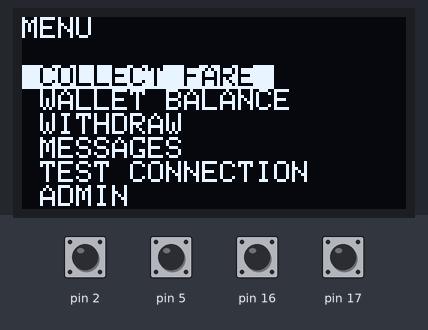
The sketch below on a simulated Arduino Uno, built with avr-gcc and run on an emulated ATmega328P. Parts: 128×64 one-colour display. The test bench sets the inputs (shaded band); at power-on: pin 2, pin 5, pin 16, pin 17 HIGH.

Above: at 3.2 s.
3.3 s: pin 2 pulled LOW for 1 s
At 5.0 s:
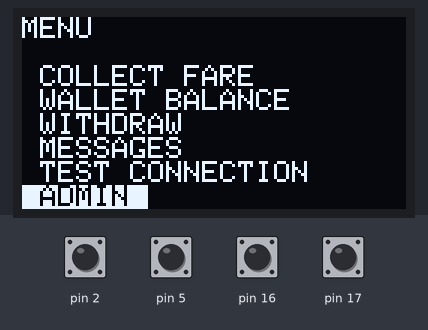
6.0 s: pin 16 pulled LOW for 0.15 s
At 7.2 s:
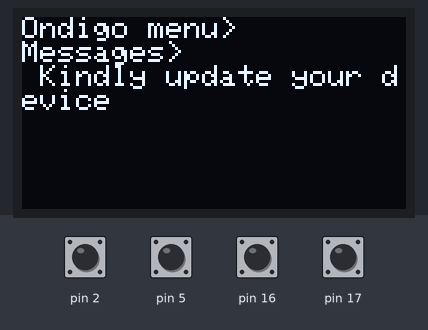
7.6 s: pin 5 pulled LOW for 0.15 s
At 8.8 s:
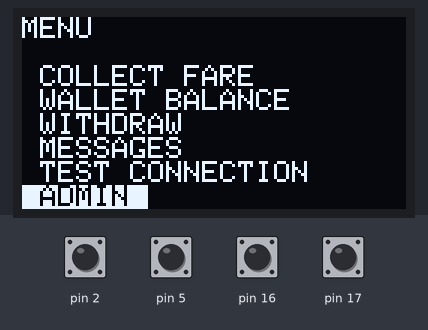
9.2 s: pin 2 pulled LOW for 0.15 s
At 10.6 s:
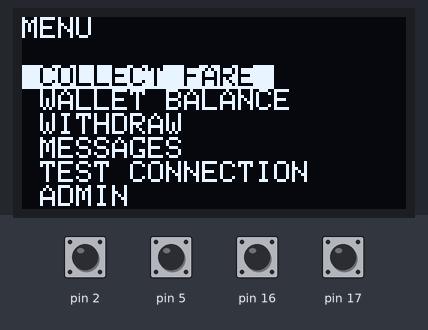
10.9 s: pin 16 pulled LOW for 1 s
At 11.3 s:
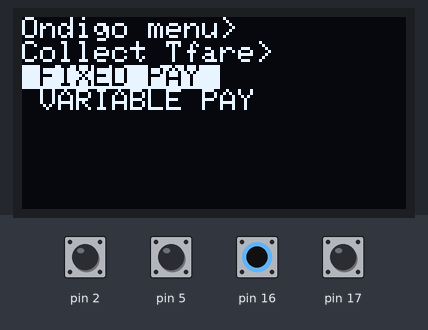
13.4 s: pin 17 pulled LOW for 0.15 s
At 14.3 s:
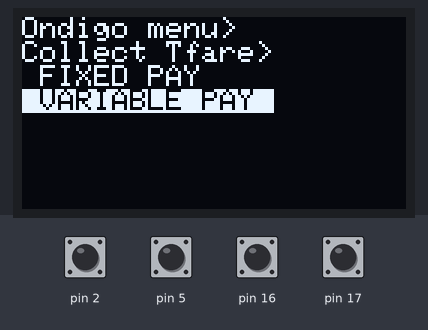
Timing chart, 0 to 16.1 s (numbered marks = the images above; inputs shaded):
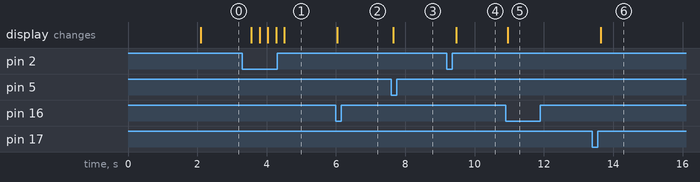

The sketch:

menu_test.ino
```cpp
#include <SPI.h>
#include <Wire.h>
#include <Adafruit_GFX.h>
#include <Adafruit_SSD1306.h>

#define SCREEN_WIDTH 128 // OLED display width, in pixels
#define SCREEN_HEIGHT 64 // OLED display height, in pixels
#define OLED_RESET     4 // Reset pin # (or -1 if sharing Arduino reset pin)
#define SCREEN_ADDRESS 0x3C ///< See datasheet for Address; 0x3D for 128x64, 0x3C for 128x32
Adafruit_SSD1306 display(SCREEN_WIDTH, SCREEN_HEIGHT, &Wire, OLED_RESET);

int selected = 0;
int entered = -1;
int selectedTfare = 0;
int enteredTfare = -1;

void displaymenu(void) {

  int down = digitalRead(17);
  int up = digitalRead(2);
  int enter = digitalRead(16);
  int back = digitalRead(5);

  if (up == LOW && down == LOW) {
  };
  if (up == LOW) {
    selected = (selected + 1)  % 6; // Adjust 7 to the total number of menu items;
    selectedTfare = (selectedTfare + 1)  % 2; // Adjust 7 to the total number of menu items;
    delay(200);
  };
  if (down == LOW) {
    selected = (selected - 1 + 6) % 6; // Adjust 7 to the total number of menu items;
    selectedTfare = (selectedTfare - 1 + 2) % 2; // Adjust 7 to the total number of menu items;
    delay(200);
  };
  if (enter == LOW) {
    entered = selected;
    enteredTfare = selectedTfare;
  };
  if (back == LOW) {
    entered = -1;
    enteredTfare = -1;
  };


  const char *options[7] = {
    " COLLECT FARE ",
    " WALLET BALANCE ",
    " WITHDRAW ",
    " MESSAGES ",
    " TEST CONNECTION ",
    " ADMIN ",
    " SETTINGS "
  };

    const char *collectFareOptions[2] = {
    " FIXED PAY ",
    " VARIABLE PAY ",
  };

  //int collectFareSelected = 0;

  if (entered == -1) {
    display.clearDisplay();
    display.setTextSize(1);
    display.setTextColor(SSD1306_WHITE);
    display.setCursor(0, 0);
    display.println(F("MENU"));
    display.println("");

    for (int i = 0; i < 7; i++) {
      if (i == selected) {
        display.setTextColor(SSD1306_BLACK, SSD1306_WHITE);
        display.println(options[i]);
      } else if (i != selected) {
        display.setTextColor(SSD1306_WHITE);
        display.println(options[i]);
      }
    }
  }


  else if (entered == 0) {
   // selected =  0;
    display.clearDisplay();
    display.setTextSize(1);
    display.setTextColor(SSD1306_WHITE);
    display.setCursor(0, 0);
    display.println(F("Ondigo menu>"));
    display.println("Collect Tfare>");
    display.setTextColor(SSD1306_WHITE);
    display.setTextSize(1);

  for (int i = 0; i < 2; i++) {
      if (i == selectedTfare ) {
        display.setTextColor(SSD1306_BLACK, SSD1306_WHITE);
        display.println(collectFareOptions[i]);
      }
      else if (i != selectedTfare) {
        display.setTextColor(SSD1306_WHITE);
        display.println(collectFareOptions[i]);
      }

    }
  }
  //selected =  0;

  else if (enteredTfare == -1) {
    display.clearDisplay();
    display.setTextSize(1);
    display.setTextColor(SSD1306_WHITE);
    display.setCursor(0, 0);
    display.println(F("Ondigo menu>"));
    display.println("Current wallet balance>");
    display.setTextColor(SSD1306_WHITE);
    display.setTextSize(2);
    display.println(" NGN10,000 ");
  }

  else if (enteredTfare == 0) {
    display.clearDisplay();
    display.setTextSize(1);
    display.setTextColor(SSD1306_WHITE);
    display.setCursor(0, 0);
    display.println(F("Ondigo menu>"));
    display.println("Enter amount to withdraw>");
    display.setTextColor(SSD1306_WHITE);
    display.setTextSize(2);
    display.println(" NGN5000 ");

  }


   else if (entered == 3) {
    display.clearDisplay();
    display.setTextSize(1);
    display.setTextColor(SSD1306_WHITE);
    display.setCursor(0, 0);
    display.println(F("Ondigo menu>"));
    display.println("Signal Strength>");
    display.setTextColor(SSD1306_WHITE);
    display.setTextSize(2);
    display.println("100%");

  }

  else if (entered == 4) {
    display.clearDisplay();
    display.setTextSize(1);
    display.setTextColor(SSD1306_WHITE);
    display.setCursor(0, 0);
    display.println(F("Ondigo menu>"));
    display.println("Admin Settings>");
    display.setTextColor(SSD1306_WHITE);
    display.setTextSize(1);
    display.println(" 1. Recent Transactions");
    display.println(" 2. Withdrawal Log ");
    display.println(" 3. Pending transactions ");
    display.println(" 4. Update software ");

  }

  else if (entered == 5) {
    display.clearDisplay();
    display.setTextSize(1);
    display.setTextColor(SSD1306_WHITE);
    display.setCursor(0, 0);
    display.println(F("Ondigo menu>"));
    display.println("Messages>");
    display.setTextColor(SSD1306_WHITE);
    display.setTextSize(1);
    display.println(" Kindly update your device");
  }

  else if (entered == 6) {
    display.clearDisplay();
    display.setTextSize(1);
    display.setTextColor(SSD1306_WHITE);
    display.setCursor(0, 0);
    display.println(F("Ondigo menu>"));
    display.println("System settings>");
    display.setTextColor(SSD1306_WHITE);
    display.setTextSize(1);
    display.println("Date and time");
  }


  display.display();
}

void setup() {
  pinMode(2, INPUT_PULLUP);
  pinMode(17, INPUT_PULLUP);
  pinMode(16, INPUT_PULLUP);
  pinMode(5, INPUT_PULLUP);

  Serial.begin(9600);
  if (!display.begin(SSD1306_SWITCHCAPVCC, SCREEN_ADDRESS)) {
    Serial.println(F("SSD1306 allocation failed"));
    for (;;); // Don't proceed, loop forever
  }
  display.clearDisplay();
  // Draw a single pixel in white
  display.drawPixel(10, 10, SSD1306_WHITE);
  display.display();
  delay(2000); // Pause for 2 seconds
}

void loop() {
  // put your main code here, to run repeatedly:
  displaymenu();
}
```

Mqtt_test.ino
```cpp

```

Measured:
- after the input at 3.3 s, the display: first changes after 0.26 s (image 1 shows a later state)
- after the input at 6.0 s, the display: changes at once (image 2)
- after the input at 7.6 s, the display: changes after 0.06 s (image 3)
- after the input at 9.2 s, the display: changes after 0.26 s (image 4)
- after the input at 10.9 s, the display: changes after 0.05 s (image 5)
- after the input at 13.4 s, the display: changes after 0.24 s (image 6)
